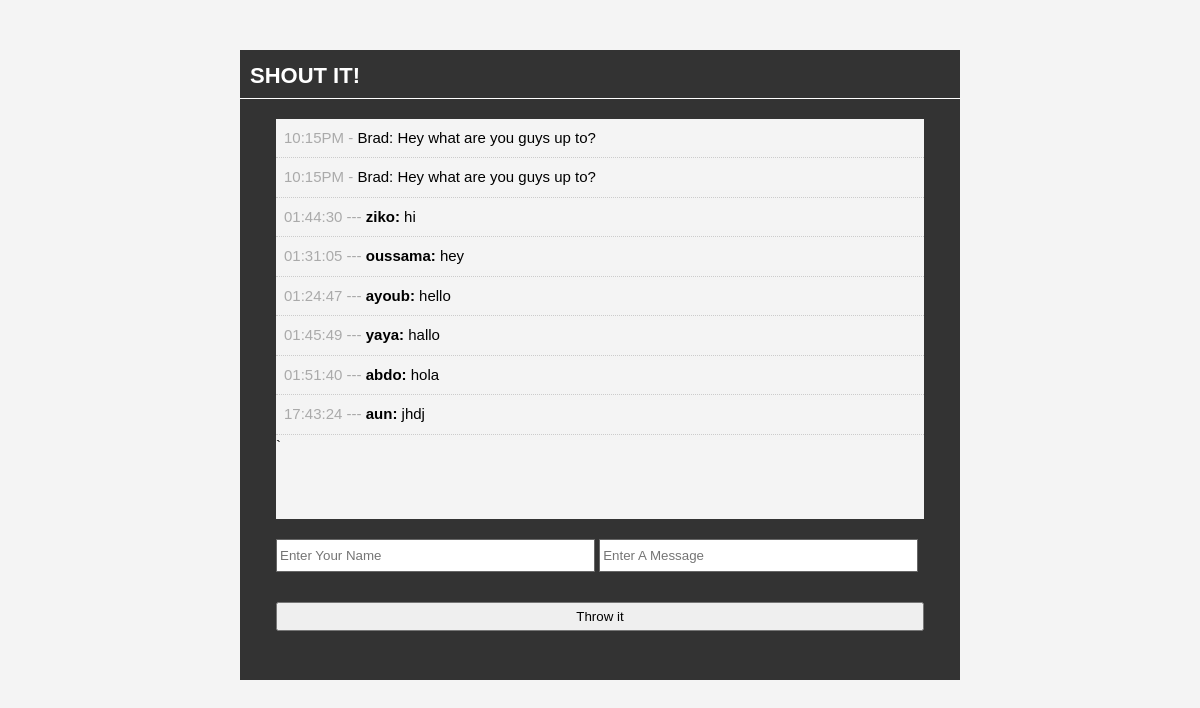
The page / on the database its author committed.
### tables this page shows
CREATE TABLE IF NOT EXISTS `shouts` (
  `id` int(11) NOT NULL AUTO_INCREMENT,
  `user` varchar(20) DEFAULT NULL,
  `message` text DEFAULT NULL,
  `time` time DEFAULT NULL,
  PRIMARY KEY (`id`)
);

### index.php (the view, shortened to what this page needs)
<?php
include 'database.php';
$sql="SELECT time, user, message FROM `shouts`";
$result = mysqli_query($conn, $sql);
?>
<!DOCTYPE html>
<html>
    <head>
        <link rel="stylesheet" href="css/style.css" type="text/css" />
    </head>
    <body>
        <div id="container">
            <header>
                <h1>SHOUT IT!</h1>
            </header>
            <div id="shouts">
                <ul>
                    <li class="shout"><span>10:15PM - </span>Brad: Hey what are you guys up to? </li>
                    <li class="shout"><span>10:15PM - </span>Brad: Hey what are you guys up to? </li>
                    <?php while ($row = mysqli_fetch_assoc($result)) : ?>
              <li class="shout"><span><?php echo $row['time']; ?> --- </span><strong><?php echo $row['user']; ?>:</strong> <?php echo $row['message']; ?> </li>
          <?php endwhile; ?> </ul>`
            </div>
            <div id="input">
                <form method="post" action="process.php">
                    <input type="text" name="user" placeholder="Enter Your Name" />
                    <input type="text" name="message" placeholder="Enter A Message" />
                    <br />
                    <input class="shout-btn" type="submit" name="submit" value="Throw it" />
                </form>
            </div>
        </div>
    </body>
</html>

### css/style.css (style rules this page uses)
* { margin:0; padding:0; }
body { font-family:arial; font-size:15px; line-height:1.5em; background:#f4f4f4; }
#container { background:#333333; margin: 50px auto; overflow:auto; width:60%; min-height:630px; }
header h1 { color:#ffffff; font-size:22px; padding:15px 0 10px 10px; border-bottom:1px solid #ffffff; }
#shouts { width:90%; background:#f4f4f4; height:400px; margin:20px auto; overflow:auto; }
.shout { list-style:none; padding:8px; border-bottom:1px #cccccc dotted; }
.shout span { color:#aaaaaa; }
#input { width:90%; min-height:80px; margin:auto; padding:0; }
#input input[type='text'] { height:25px; width:48%; padding:3px; margin-bottom:20px; border:#666666 solid 1px; }
#input .shout-btn { padding:5px; margin-bottom:30px; width:100%; margin:10px auto; }

### rows shown on the page
shouts: time "01:44:30", user "ziko", message "hi"
shouts: time "01:31:05", user "oussama", message "hey"
shouts: time "01:24:47", user "ayoub", message "hello"
shouts: time "01:45:49", user "yaya", message "hallo"
shouts: time "01:51:40", user "abdo", message "hola"
shouts: time "17:43:24", user "aun", message "jhdj"
